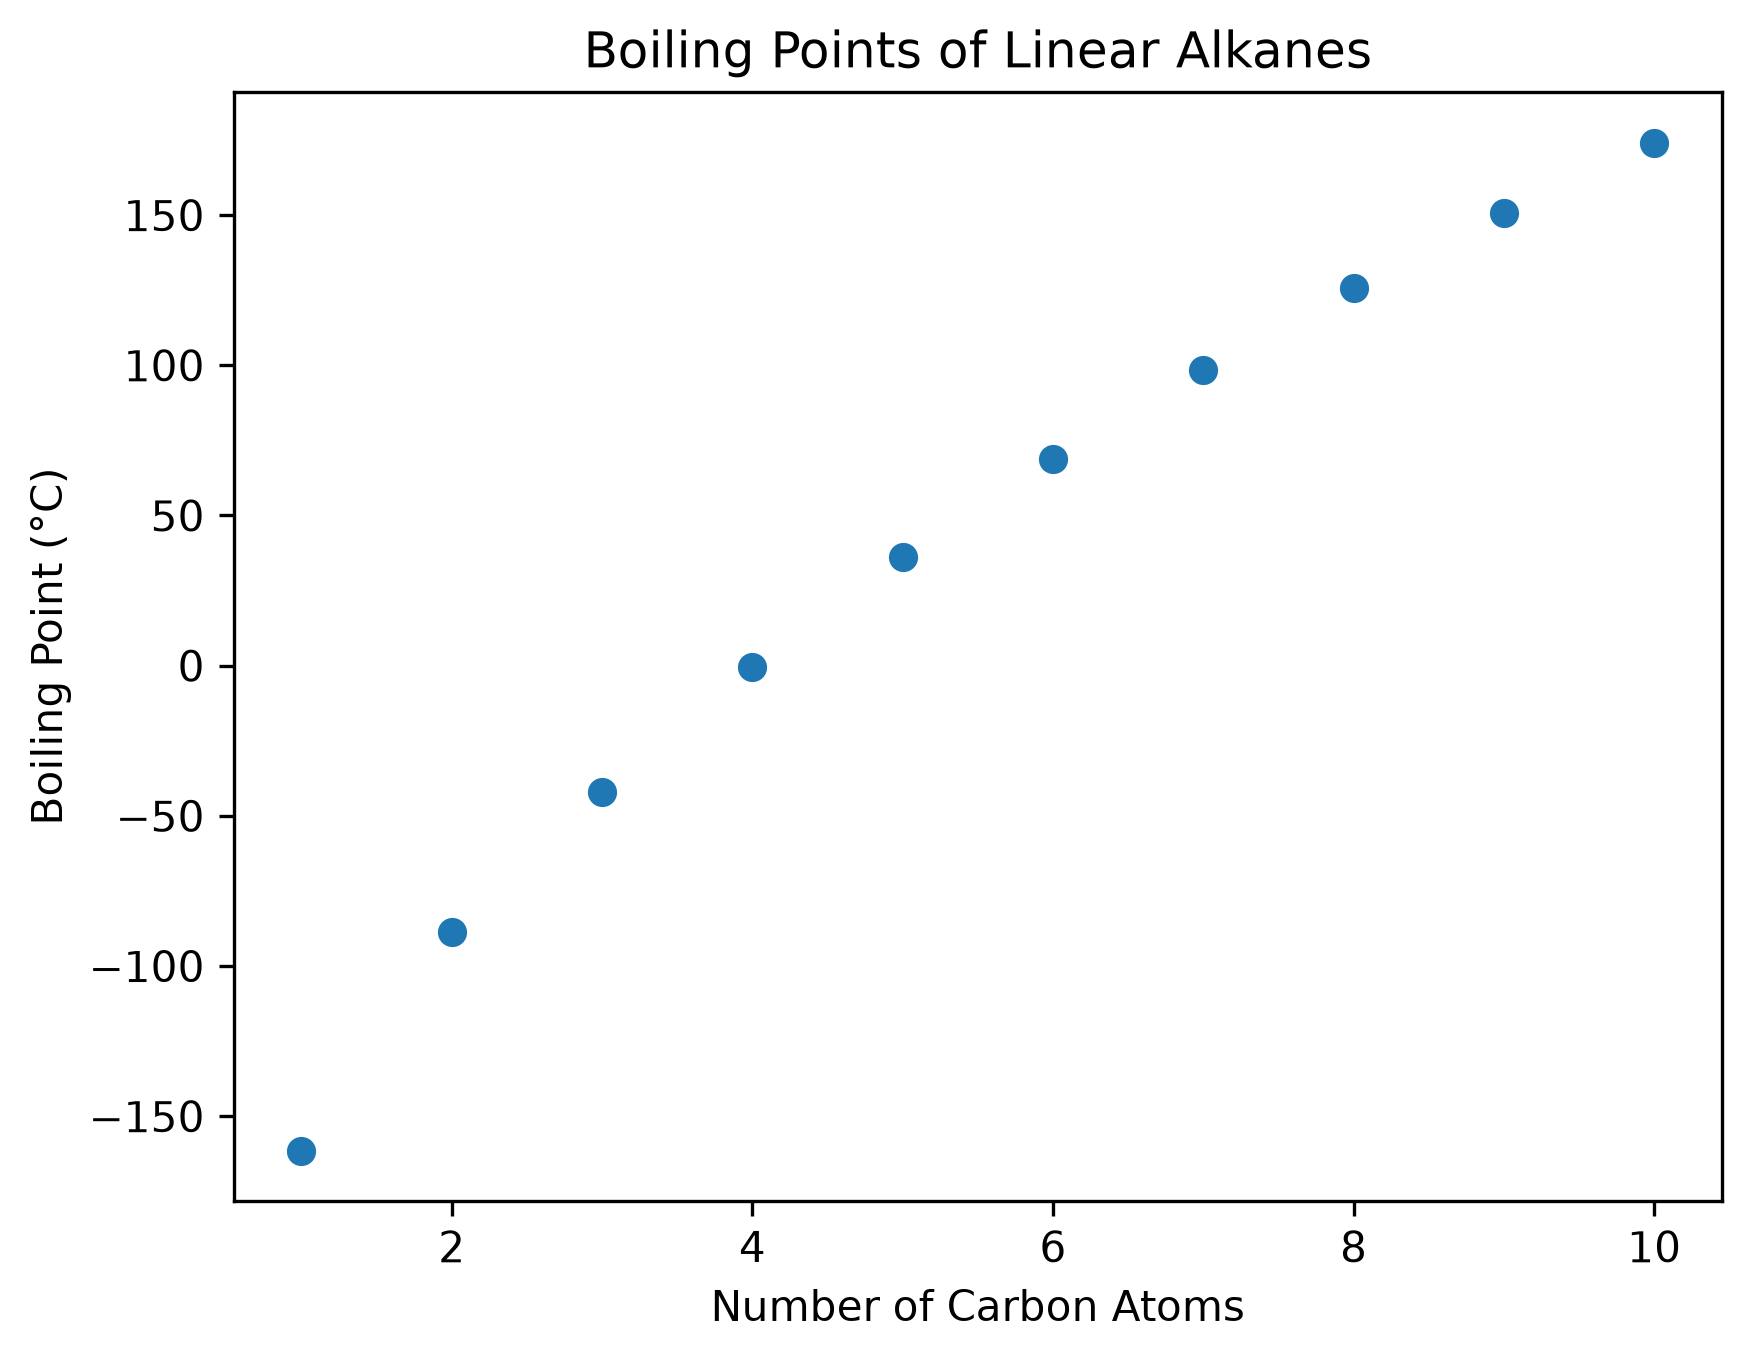

Write Python code to recreate this figure.
from pathlib import Path
import matplotlib.pyplot as plt

# Number of carbon atoms
carbons = [1, 2, 3, 4, 5, 6, 7, 8, 9, 10]

# Boiling points in Celsius
boiling_points = [
    -161.5, -88.6, -42.1, -0.5, 36.1,
    68.7, 98.4, 125.6, 150.8, 174.1
]

# Create the scatter plot
plt.scatter(carbons, boiling_points)

# Label the graph
plt.title("Boiling Points of Linear Alkanes")
plt.xlabel("Number of Carbon Atoms")
plt.ylabel("Boiling Point (°C)")

# Display the graph
plt.savefig(Path(__file__).resolve().parent / "AlkaneBoilingPoints.png", dpi=300, bbox_inches="tight")

plt.show()
